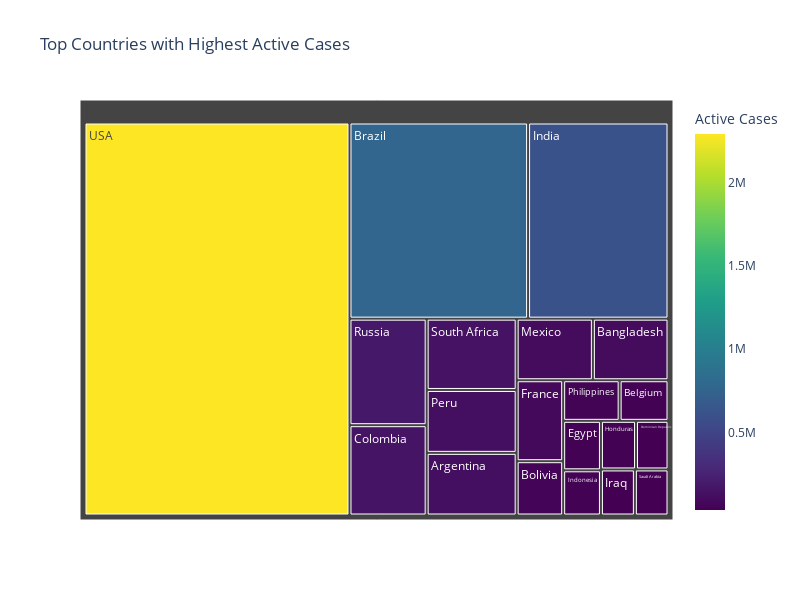

This figure's notebook cell:
### Code cell
active_cases_column = 'ActiveCases'
df_sorted = df5.sort_values(by=active_cases_column, ascending=False)

top_n = 20
top_countries = df_sorted.head(top_n)

fig = px.treemap(top_countries, path=['Country/Region'], values=active_cases_column, 
                 title='Top Countries with Highest Active Cases',
                 color=active_cases_column,
                 color_continuous_scale='viridis', 
                 hover_data=['TotalCases', 'TotalDeaths', 'TotalRecovered'],
                 labels={active_cases_column: 'Active Cases'},
                 width=800, height=600)

plt.savefig('covid_active.png')


fig.show()

### Figure 1 — Plotly figure (JSON) as saved in the notebook; plotly's stock layout.template omitted (floating-point values rounded to 4 significant figures)
{"data": [{"branchvalues": "total", "customdata": [[228195, 4251, 99852, 124092], [249651, 3306, 143824, 102521], [71158, 9859, 17661, 43638], [86423, 3465, 27373, 55585], [2917562, 98644, 2047660, 771258], [357710, 11939, 192355, 153416], [76536, 1246, 40539, 34751], [95006, 4951, 48898, 41157], [195633, 30312, 82460, 82861], [45098, 1423, 6116, 37559], [2025409, 41638, 1377384, 606387], [118753, 5521, 75645, 37587], [140603, 5161, 101025, 34417], [462690, 50517, 308848, 103325], [455409, 20424, 310337, 124648], [119460, 2150, 66837, 50473], [871894, 14606, 676357, 180931], [284226, 3055, 247089, 34082], [538184, 9604, 387316, 141264], [5032179, 162804, 2576668, 2292707]], "domain": {"x": [0, 1], "y": [0, 1]}, "hovertemplate": "labels=%{label}<br>ActiveCases_sum=%{value}<br>parent=%{parent}<br>id=%{id}<br>TotalCases=%{customdata[0]}<br>TotalDeaths=%{customdata[1]}<br>TotalRecovered=%{customdata[2]}<br>Active Cases=%{color}<extra></extra>", "ids": ["Argentina", "Bangladesh", "Belgium", "Bolivia", "Brazil", "Colombia", "Dominican Republic", "Egypt", "France", "Honduras", "India", "Indonesia", "Iraq", "Mexico", "Peru", "Philippines", "Russia", "Saudi Arabia", "South Africa", "USA"], "labels": ["Argentina", "Bangladesh", "Belgium", "Bolivia", "Brazil", "Colombia", "Dominican Republic", "Egypt", "France", "Honduras", "India", "Indonesia", "Iraq", "Mexico", "Peru", "Philippines", "Russia", "Saudi Arabia", "South Africa", "USA"], "marker": {"coloraxis": "coloraxis", "colors": [124092, 102521, 43638, 55585, 771258, 153416, 34751, 41157, 82861, 37559, 606387, 37587, 34417, 103325, 124648, 50473, 180931, 34082, 141264, 2292707]}, "name": "", "parents": ["", "", "", "", "", "", "", "", "", "", "", "", "", "", "", "", "", "", "", ""], "type": "treemap", "values": [124092, 102521, 43638, 55585, 771258, 153416, 34751, 41157, 82861, 37559, 606387, 37587, 34417, 103325, 124648, 50473, 180931, 34082, 141264, 2292707]}], "layout": {"coloraxis": {"colorbar": {"title": {"text": "Active Cases"}}, "colorscale": [[0, "#440154"], [0.1111, "#482878"], [0.2222, "#3e4989"], [0.3333, "#31688e"], [0.4444, "#26828e"], [0.5556, "#1f9e89"], [0.6667, "#35b779"], [0.7778, "#6ece58"], [0.8889, "#b5de2b"], [1, "#fde725"]]}, "height": 600, "legend": {"tracegroupgap": 0}, "title": {"text": "Top Countries with Highest Active Cases"}, "width": 800}}
